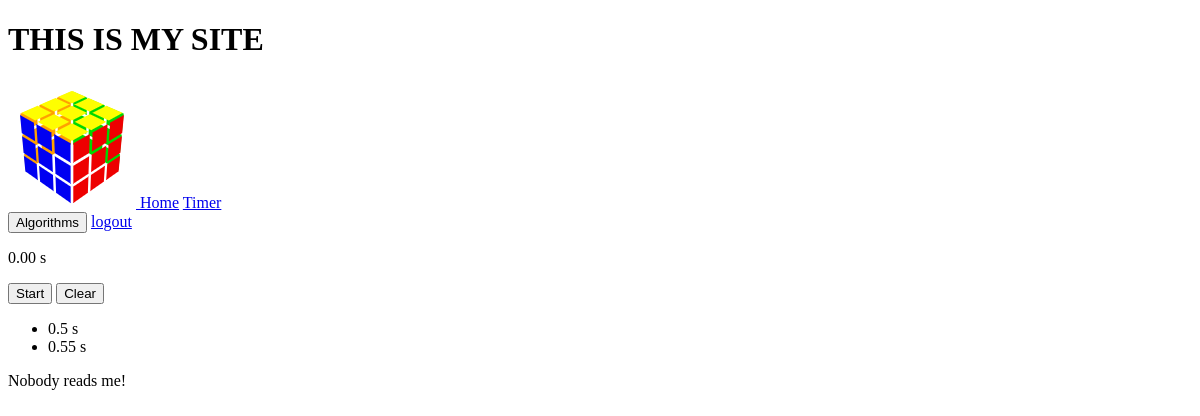
Before: /timer (signed in) with the older database file.
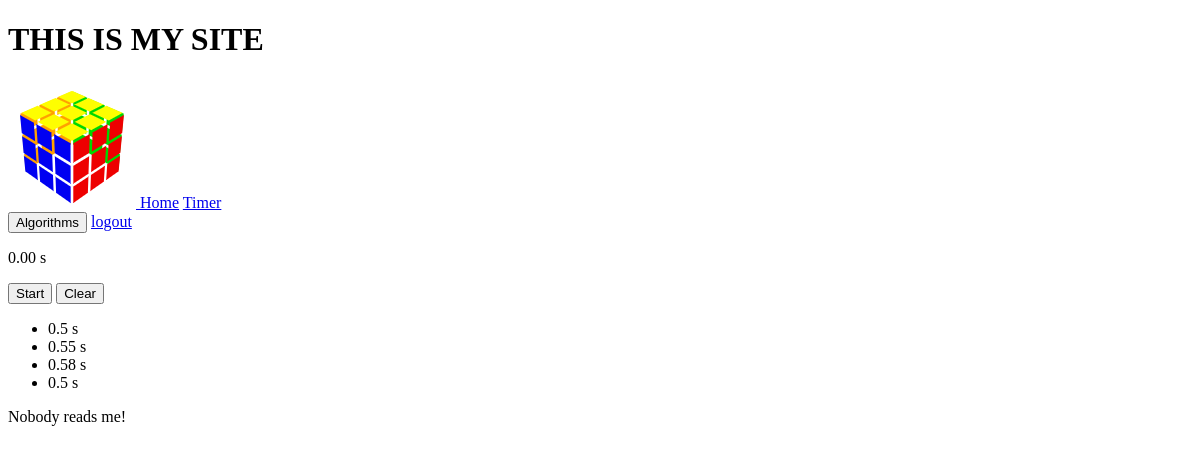
After: the same page with the newer database file.
### tables this page shows
CREATE TABLE timer (id INTEGER PRIMARY KEY NOT NULL, time TEXT NOT NULL, user_id INTEGER REFERENCES users (id) NOT NULL);

### route.py (the view, shortened to what this page needs)
@app.route('/timer', methods=['GET', 'POST'])
def timer():
    if 'user_id' not in session:
        return redirect('/login')
    user_id = session.get('user_id')
    conn = sqlite3.connect('cube.db')
    cur = conn.cursor()
    cur.execute('SELECT time FROM timer WHERE user_id=?', (user_id,))
    times = cur.fetchall()
    conn.close()
    return render_template('timer.html', times=times)

### templates/timer.html (shortened to what this page needs)
{% extends "layout.html" %}
{% block content %}
    <p id="timer">0.00 s</p>
    <button id="controlButton" onclick="controlTimer()">Start</button>
    <button onclick="clearTimes()">Clear</button>
    <ul id="timeList">
        {% for time in times %}
            <li>{{ time[0] }} s</li>
        {% endfor %}
    </ul>
{% endblock %}

### templates/layout.html (shortened to what this page needs)
<!doctype html>
<html>
  <head>
    <link rel="stylesheet" href="/static/style.css">
  </head>
  <body>
    <header>
      <h1>THIS IS MY SITE</h1>
    </header>
    <nav>{% include 'navigation_bar.html' %}</nav>
    <main>
      {% block content %}{% endblock %}
    </main>
    <footer>Nobody reads me!</footer>
  </body>
</html>

### templates/navigation_bar.html (shortened to what this page needs)
<div class="nav-bar">
    <a href="/"> <img src="/static/logo.png" alt="logo" class="logo"> </a>
    <a href="/">Home</a>
    <a href="/timer">Timer</a>
    <div class="dropdown">
    <button class="dropbtn">Algorithms</button>
    {% if 'username' in session %}
     <a href="/logout">logout</a>
    {% else %}
        <a href="/login">login</a>
    </div>
    {% endif %}
</div>

Changed rows visible on the page:
added timer: time "0.58"
added timer: time "0.5"
